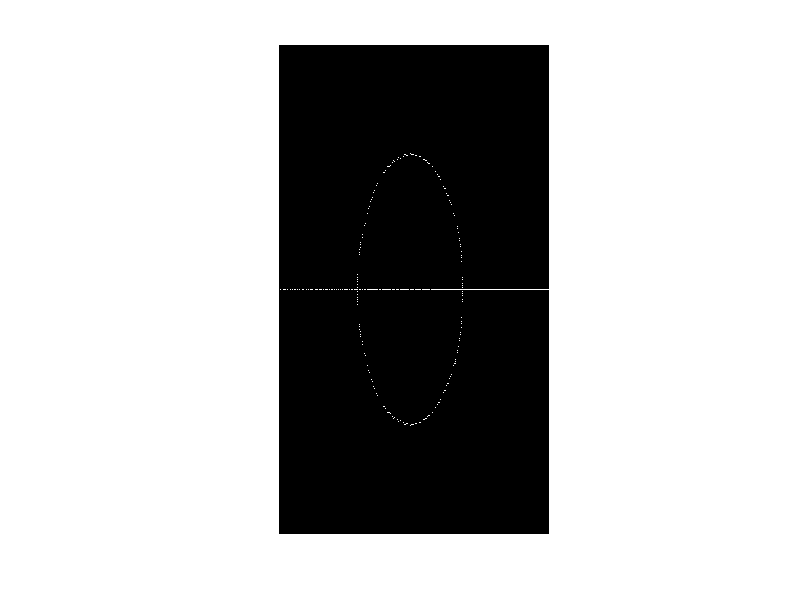

Recreate this plot in MATLAB. (Note: this script raises an error after producing the figure.)
% I = imread('LinesSalman.jpg');
load testI2
[a,b] = find(I == 255);
FieldPts = [a b ones(size(a,1),1)]

[szX, szY, szZ] = size(I);
%% params;
cCen = [round(szX/2), round(szY/2), 0];
% cCen = [100, 100, 1];
f = 1500;
cPos = [szX+200, round(szY/2), 200];
%%
warpPts = [cCen+[-30 -10 0];
           cCen+[-20 40 0];
           cCen+[50 60 0];
           cCen+[70 -80 0];];
%        warpPts = [50 50 1;
%            50 403 1;
%            158 139 1;
%            117 49 1];
% temp = warpPts;
% warpPts(:,1) = temp(:,2);
% warpPts(:,2) = temp(:,1);
FieldPts = [FieldPts; warpPts];
       %%
       % cPos = [-200, 400,2]

%%
% FieldPts = [];

theta = atan2((cPos(2) - cCen(2)),((cPos(1) - cCen(1))));
phi = atan2((cPos(3)-cCen(3)),(sqrt(sum((cPos(2)-cCen(2)).^2 + (cPos(1)-cCen(1)).^2))));

R = [-sin(theta) cos(theta) 0 ;
    
    -sin(phi)*cos(theta) -sin(phi)*sin(theta) cos(phi);
    
    cos(phi)*cos(theta) cos(phi)*sin(theta) sin(phi)];


% P = [550,350,0;
%     230,120,0];
P = FieldPts;
% P = [612,325,1];
% P = [350,550,0];

tP = R*(repmat(cPos,size(P,1),1) - P)';

tP(1,:) = -tP(1,:)./tP(3,:);
tP(2,:) = -tP(2,:)./tP(3,:);
tP(3,:) = -tP(3,:)./tP(3,:);

tP = round(tP.*f);
warpedPts = tP(:,end-3:end);
tP = tP(:,1:end-4);
%%      ``

%%

% szOpT = [342 640];
szOpT = [640 352];
szOpTby2 = round(szOpT/2);

ind1 = find(tP(1,:) <  -szOpTby2(1) | tP(1,:) > szOpTby2(1));
ind2 = find(tP(2,:) < -szOpTby2(2)  | tP(2,:) > szOpTby2(2));
ind = union(ind1,ind2);
 
tP(:,ind) = [];

%%

% minX = min(tP(1,:));
% maxX = max(tP(1,:));
% 
% minY = min(tP(2,:));
% maxY = max(tP(2,:));
minX = -szOpTby2(1);
maxX = szOpTby2(1);

minY = -szOpTby2(2);
maxY = szOpTby2(2);

tP(1,:) = tP(1,:) - minX + 1;
tP(2,:) = tP(2,:) - minY + 1;

%%

warpedPts(1,:) = warpedPts(1,:) - minX + 1;
warpedPts(2,:) = warpedPts(2,:) - minY + 1;

warpedPts = warpedPts';

temp = warpedPts;
warpedPts(:,1) = temp(:,2);
warpedPts(:,2) = temp(:,1);
warpedPts = warpedPts(:,1:2);


% szOp = [343 641];
szOp = [641 353];
% szOp = [maxX-minX+1 maxY-minY+1];
% szOpby2 = round(szOp/2);
% 
% tP(1,:) = tP(1,:) + szOpby2(1);
% tP(1,:) = tP(2,:) + szOpby2(2);

% ind1 = find(tP(1,:) < 1 | tP(1,:) > szOp(1));
% ind2 = find(tP(2,:) < 1 | tP(2,:) > szOp(2));
% ind = union(ind1,ind2);
% 
% tP(:,ind) = [];

opI = zeros(szOp);
ind = sub2ind(size(opI), tP(1,:), tP(2,:));
opI(ind) = 255;


% opI = opI(:,size(opI,2):-1:1);
% warpedPts(:,1) = size(opI,2) + 1 - warpedPts(:,1);
% opI = opI';
% temp = warpedPts;
% warpedPts(:,1) = temp(:,2);
% warpedPts(:,2) = temp(:,1);
figure; imshow(opI);

% 
% 
% 
% orthoRecPts = [1 1 1; 1 szOp(2)-1 1; szOp(1)-1 1 1; szOp(1)-1 szOp(2)-1 1];
% % orthoPts = orthoRecPts;
% % 
% orthoPts = zeros(size(orthoRecPts,1),2);
% for i = 1:size(orthoRecPts,1)
%     orthoPts(i,:) = WatanabefieldToImage(orthoRecPts(i,1:2), theta, phi, cPos,f);
% end
% 
%  
% H = ransacfithomography(orthoRecPts(:,1:2)',orthoPts(:,1:2)',10);
H = ransacfithomography(warpedPts(:,1:2)',warpPts(:,1:2)',10);
% 
temp = ones(size(opI)).*255;
warpedMask = imWarp(temp,H,[1 1 544 820]);
% 
% hold on
% plot(orthoRecPts(:,1),orthoRecPts(:,2),'r.')
% 


